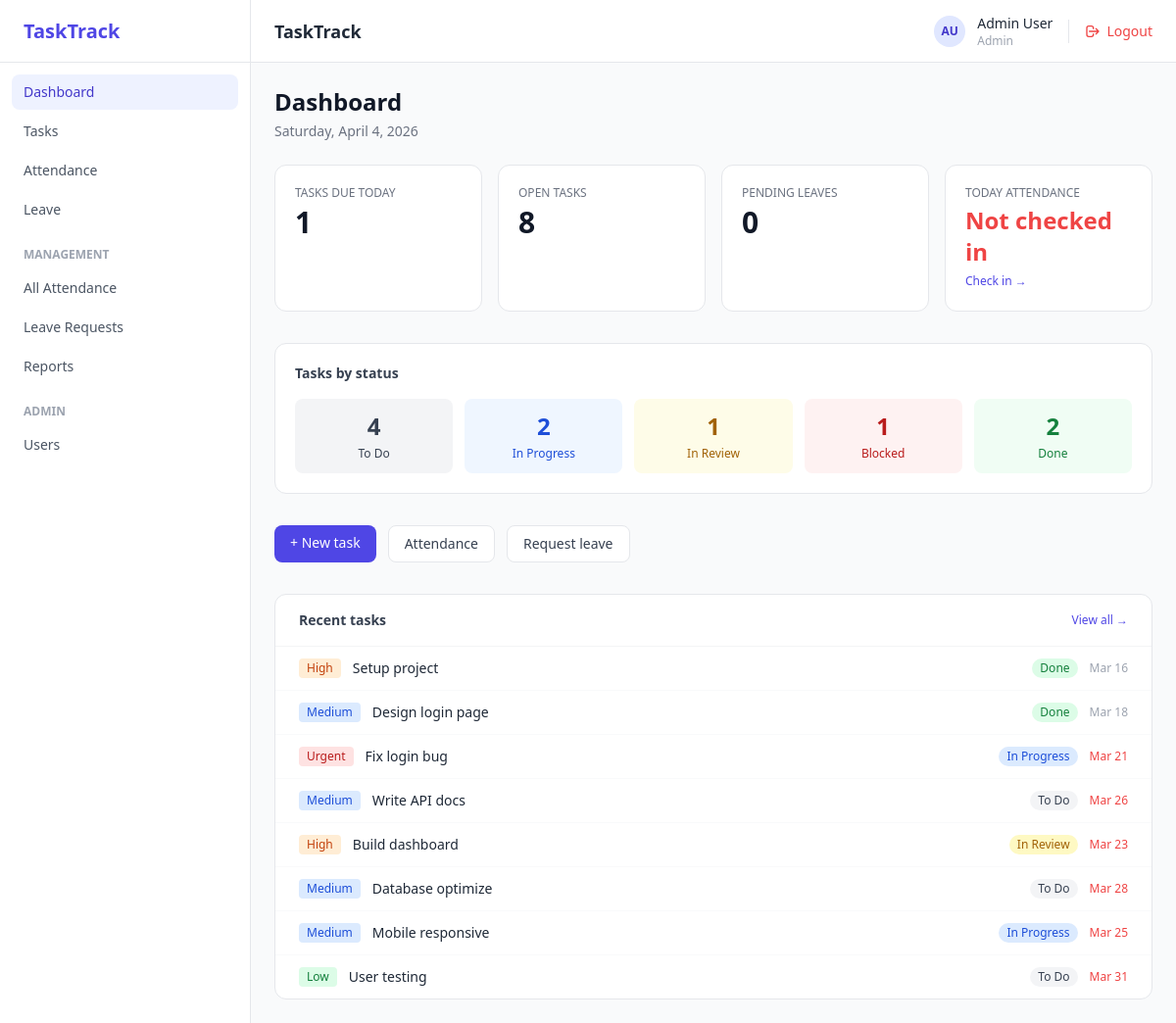
Page /?page=dashboard (signed in) on the committed database.
### tables this page shows
CREATE TABLE IF NOT EXISTS tasks (
    id          INT AUTO_INCREMENT PRIMARY KEY,
    title       VARCHAR(255) NOT NULL,
    description TEXT,
    status      ENUM('todo','in_progress','in_review','blocked','done') DEFAULT 'todo',
    priority    ENUM('low','medium','high','urgent') DEFAULT 'medium',
    assignee_id INT,
    created_by  INT NOT NULL,
    due_date    DATE,
    created_at  DATETIME DEFAULT CURRENT_TIMESTAMP,
    updated_at  DATETIME DEFAULT CURRENT_TIMESTAMP ON UPDATE CURRENT_TIMESTAMP,
    FOREIGN KEY (assignee_id) REFERENCES users(id) ON DELETE SET NULL,
    FOREIGN KEY (created_by)  REFERENCES users(id) ON DELETE CASCADE
);

### init/func/user.func.php (called while the page is built, shortened)
<?php
function loggedInUser()
{
    return $_SESSION['user'] ?? null;
}
function isManagerOrAdmin()
{
    return in_array(loggedInUser()['role'] ?? '', ['admin', 'manager']);
}

### init/db.init.php (called while the page is built, shortened)
<?php
$db_host = 'localhost';
$db_name = 'tasktrack';
$db_user = 'root';
$db_pass = '';
function db()
{
    global $db_host, $db_name, $db_user, $db_pass;
    static $conn = null;
    if ($conn === null) {
        try {
            $conn = new PDO(
                "mysql:host=$db_host;dbname=$db_name;charset=utf8mb4",
                $db_user,
                $db_pass
            );
            $conn->setAttribute(PDO::ATTR_ERRMODE, PDO::ERRMODE_EXCEPTION);
            $conn->setAttribute(PDO::ATTR_DEFAULT_FETCH_MODE, PDO::FETCH_ASSOC);
        } catch (PDOException $e) {
            die('
                <div style="font-family:sans-serif;padding:40px;text-align:center">
                    <h2 style="color:red">Database Connection Failed</h2>
                    <p>' . $e->getMessage() . '</p>
                    <p>Please make sure MySQL is running in XAMPP</p>
                </div>
            ');
        }
    }
    return $conn;
}
function getRow($sql, $params = [])
{
    $stmt = db()->prepare($sql);
    $stmt->execute($params);
    return $stmt->fetch() ?: null;
}
function getRows($sql, $params = [])
{
    $stmt = db()->prepare($sql);
    $stmt->execute($params);
    return $stmt->fetchAll();
}

### init/func/attendance.func.php (called while the page is built, shortened)
<?php
function getTodayRecord($user_id)
{
    return getRow(
        'SELECT * FROM attendance_records WHERE user_id = ? AND date = ?',
        [$user_id, date('Y-m-d')]
    );
}

### init/init.php (called while the page is built, shortened)
<?php
function e($value)
{
    return htmlspecialchars((string) ($value ?? ''), ENT_QUOTES, 'UTF-8');
}
function statusLabel($status)
{
    $labels = [
        'todo' => 'To Do',
        'in_progress' => 'In Progress',
        'in_review' => 'In Review',
        'blocked' => 'Blocked',
        'done' => 'Done',
    ];
    return $labels[$status] ?? ucfirst($status);
}
function priorityBadge($priority)
{
    $colors = [
        'low' => 'bg-green-100 text-green-700',
        'medium' => 'bg-blue-100 text-blue-700',
        'high' => 'bg-orange-100 text-orange-700',
        'urgent' => 'bg-red-100 text-red-700',
    ];
    return $colors[$priority] ?? 'bg-gray-100 text-gray-700';
}
function statusBadge($status)
{
    $colors = [
        'todo' => 'bg-gray-100 text-gray-700',
        'in_progress' => 'bg-blue-100 text-blue-700',
        'in_review' => 'bg-yellow-100 text-yellow-700',
        'blocked' => 'bg-red-100 text-red-700',
        'done' => 'bg-green-100 text-green-700',
    ];
    return $colors[$status] ?? 'bg-gray-100 text-gray-600';
}

### page/dashboard.php (the view, shortened to what this page needs)
<?php
$me = loggedInUser();
$today = date('Y-m-d');
$tasks_due_today = (int) getRow(
    'SELECT COUNT(*) as total FROM tasks WHERE due_date = ? AND status != "done"' .
    (isManagerOrAdmin() ? '' : ' AND assignee_id = ' . (int) $me['id']),
    [$today]
)['total'];
$open_tasks = (int) getRow(
    'SELECT COUNT(*) as total FROM tasks WHERE status != "done"' .
    (isManagerOrAdmin() ? '' : ' AND assignee_id = ' . (int) $me['id'])
)['total'];
$pending_leaves = (int) getRow(
    'SELECT COUNT(*) as total FROM leave_requests WHERE status = "pending"' .
    (isManagerOrAdmin() ? '' : ' AND user_id = ' . (int) $me['id'])
)['total'];
$today_record = getTodayRecord($me['id']);
$status_counts = [];
foreach (['todo', 'in_progress', 'in_review', 'blocked', 'done'] as $s) {
    $row = getRow(
        'SELECT COUNT(*) as total FROM tasks WHERE status = ?' .
        (isManagerOrAdmin() ? '' : ' AND assignee_id = ' . (int) $me['id']),
        [$s]
    );
    $status_counts[$s] = (int) $row['total'];
}
$sql = 'SELECT t.*, u.name AS assignee_name FROM tasks t
        LEFT JOIN users u ON t.assignee_id = u.id';
$sql .= ' ORDER BY t.created_at DESC LIMIT 8';
$recent_tasks = getRows($sql);
?>
<div class="mb-6">
    <h1 class="text-2xl font-semibold text-gray-900">Dashboard</h1>
    <p class="text-sm text-gray-500 mt-1">
        <?= date('l, F j, Y') ?>
    </p>
</div>
<div class="grid grid-cols-1 sm:grid-cols-2 lg:grid-cols-4 gap-4 mb-8">
    <div class="bg-white rounded-xl border border-gray-200 p-5">
        <p class="text-xs text-gray-500 uppercase font-medium">Tasks due today</p>
        <p class="text-3xl font-bold text-gray-900 mt-1">
            <?= $tasks_due_today ?>
        </p>
    </div>
    <div class="bg-white rounded-xl border border-gray-200 p-5">
        <p class="text-xs text-gray-500 uppercase font-medium">Open tasks</p>
        <p class="text-3xl font-bold text-gray-900 mt-1">
            <?= $open_tasks ?>
        </p>
    </div>
    <div class="bg-white rounded-xl border border-gray-200 p-5">
        <p class="text-xs text-gray-500 uppercase font-medium">Pending leaves</p>
        <p class="text-3xl font-bold text-gray-900 mt-1">
            <?= $pending_leaves ?>
        </p>
    </div>
    <div class="bg-white rounded-xl border border-gray-200 p-5">
        <p class="text-xs text-gray-500 uppercase font-medium">Today attendance</p>
        <?php if ($today_record): ?>
            <p class="text-2xl font-bold text-green-600 mt-1">
                <?= $today_record['check_out'] ? 'Completed' : 'Checked in' ?>
            </p>
            <p class="text-xs text-gray-400 mt-1">
                In:
                <?= e(substr($today_record['check_in'] ?? '', 0, 5)) ?>
                <?php if ($today_record['check_out']): ?>
                    · Out:
                    <?= e(substr($today_record['check_out'], 0, 5)) ?>
                <?php endif; ?>
            </p>
        <?php else: ?>
            <p class="text-2xl font-bold text-red-500 mt-1">Not checked in</p>
            <a href="./?page=attendance/index" class="text-xs text-indigo-600 hover:underline">
                Check in →
            </a>
        <?php endif; ?>
    </div>
</div>
<div class="bg-white rounded-xl border border-gray-200 p-5 mb-8">
    <h2 class="text-sm font-semibold text-gray-700 mb-4">Tasks by status</h2>
    <div class="grid grid-cols-5 gap-3">
        <?php
        $colors = [
            'todo' => 'bg-gray-100 text-gray-700',
            'in_progress' => 'bg-blue-50 text-blue-700',
            'in_review' => 'bg-yellow-50 text-yellow-700',
            'blocked' => 'bg-red-50 text-red-700',
            'done' => 'bg-green-50 text-green-700',
        ];
        foreach ($status_counts as $status => $count):
            ?>
            <div class="rounded-lg <?= $colors[$status] ?> p-3 text-center">
                <p class="text-2xl font-bold">
                    <?= $count ?>
                </p>
                <p class="text-xs mt-1">
                    <?= statusLabel($status) ?>
                </p>
            </div>
        <?php endforeach; ?>
    </div>
</div>
<div class="flex gap-3 mb-8">
    <a href="./?page=task/create"
        class="px-4 py-2 bg-indigo-600 hover:bg-indigo-700 text-white text-sm font-medium rounded-lg">
        + New task
    </a>
    <a href="./?page=attendance/index"
        class="px-4 py-2 bg-white border border-gray-200 hover:bg-gray-50 text-gray-700 text-sm font-medium rounded-lg">
        Attendance
    </a>
    <a href="./?page=leave/index"
        class="px-4 py-2 bg-white border border-gray-200 hover:bg-gray-50 text-gray-700 text-sm font-medium rounded-lg">
        Request leave
    </a>
</div>
<div class="bg-white rounded-xl border border-gray-200">
    <div class="px-6 py-4 border-b border-gray-100 flex justify-between items-center">
        <h2 class="text-sm font-semibold text-gray-700">Recent tasks</h2>
        <a href="./?page=task/list" class="text-xs text-indigo-600 hover:underline">View all →</a>
    </div>
    <div class="divide-y divide-gray-50">
        <?php foreach ($recent_tasks as $task): ?>
            <a href="./?page=task/show&id=<?= $task['id'] ?>"
                class="flex items-center justify-between px-6 py-3 hover:bg-gray-50">
                <div class="flex items-center gap-3 min-w-0">
                    <span class="text-xs font-medium px-2 py-0.5 rounded <?= priorityBadge($task['priority']) ?>">
                        <?= ucfirst($task['priority']) ?>
                    </span>
                    <span class="text-sm text-gray-800 truncate">
                        <?= e($task['title']) ?>
                    </span>
                </div>
                <div class="flex items-center gap-3 ml-4 flex-shrink-0">
                    <span class="text-xs px-2 py-0.5 rounded-full <?= statusBadge($task['status']) ?>">
                        <?= statusLabel($task['status']) ?>
                    </span>
                    <?php if ($task['due_date']): ?>
                        <?php $overdue = strtotime($task['due_date']) < time() && $task['status'] !== 'done'; ?>
                        <span class="text-xs <?= $overdue ? 'text-red-500 font-medium' : 'text-gray-400' ?>">
                            <?= date('M j', strtotime($task['due_date'])) ?>
                        </span>
                    <?php endif; ?>
                </div>
            </a>
        <?php endforeach; ?>
    </div>
</div>

### include/header.inc.php (style rules this page uses)
html, body { height: 100%; margin: 0; padding: 0; }

### rows in the picture
tasks: id "2", created_by "1", priority "Medium", title "Design login page", status "Done", due_date "Mar 18"
tasks: priority "High", title "Setup project", status "Done", due_date "Mar 16"
tasks: priority "Urgent", title "Fix login bug", status "In Progress", due_date "Mar 21"
tasks: priority "Medium", title "Write API docs", status "To Do", due_date "Mar 26"
tasks: priority "High", title "Build dashboard", status "In Review", due_date "Mar 23"
tasks: priority "Medium", title "Database optimize", status "To Do", due_date "Mar 28"
tasks: priority "Medium", title "Mobile responsive", status "In Progress", due_date "Mar 25"
tasks: priority "Low", title "User testing", status "To Do", due_date "Mar 31"

### other values in the picture
$item['label'] "Dashboard"
$item['label'] "Tasks"
$item['label'] "Attendance"
$item['label'] "Leave"
$page_title "TaskTrack"
getInitials($me['name']) "AU"
$me['name'] "Admin User"
$me['role'] "Admin"
$tasks_due_today "1"
$open_tasks "8"
$pending_leaves "0"
$count "4"
statusLabel($status) "To Do"
statusLabel($status) "In Progress"
statusLabel($status) "In Review"
